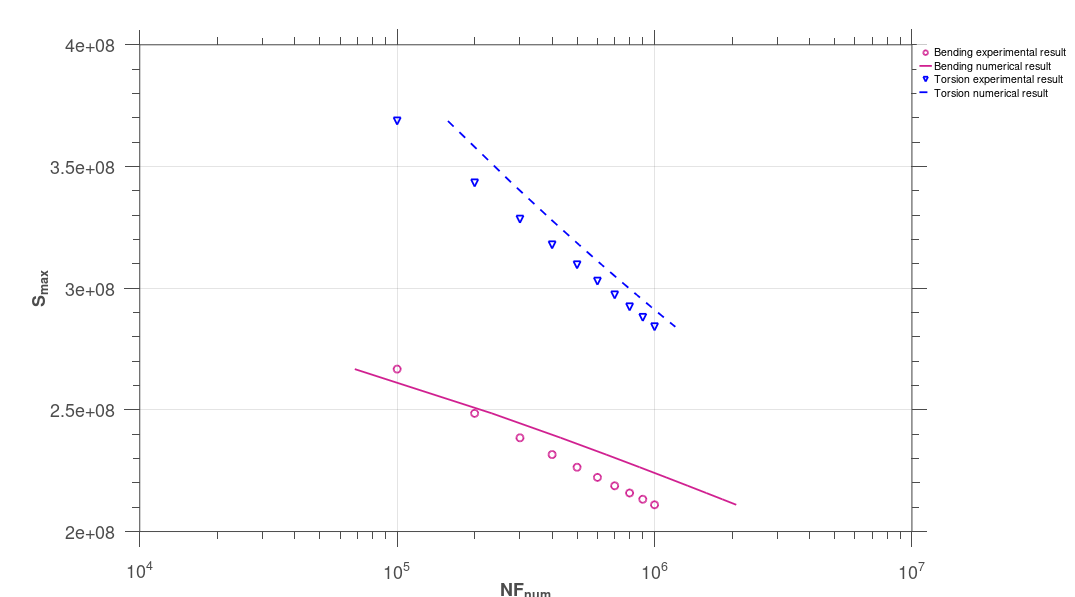

Write the MATLAB code that produced this figure. (Note: this script raises an error after producing the figure.)
clc;
clear;
close all;
% steel 10HNAP data from Jabbado thesis
%-------------------------------------------------bending--------------------------------
y=1080e6;
k=800e6;
E=215e9;
nu=0.3;                     %poisson's ratio
a=0.1;
W0=20e7;
lam=5.7;
b=2.8;
fb=b;
m=0;                     %mean tension
%---------------a b correspond to high and low bounds of cyclic load, 1 2
%correspond to  different parameters comparison------------------
NFben=[1.00E+05
2.00E+05
3.00E+05
4.00E+05
5.00E+05
6.00E+05
7.00E+05
8.00E+05
9.00E+05
1.00E+06] ;
stressben=1e6.*[326.69
304.42
292.11
283.68
277.30
272.20
267.96
264.34
261.19
258.41];%to get Smaxben
n=1;
while n<length(stressben)+1
hydromax=1/3*sum(stressben(n)+m +0+0);
hydromin=1/3*sum(-stressben(n)+m +0+0);
hydromean=1/2*sqrt(hydromax^2+hydromin^2);
devmax=[stressben(n)+m 0 0 ;0 0  0 ;0 0 0 ]-hydromax*eye(3);
devmin=[-stressben(n)+m 0 0 ;0 0 0 ;0 0 0 ]-hydromin*eye(3);
devmean=1/2*(norm(devmax,'fro')+norm(devmin,'fro'));
Smaxben_m(n)=norm(devmean,'fro');
%--------to get average smin--------
yield_min=y-lam.*hydromax;
Smaxbenmax(n)=norm(devmax,'fro');
sminmin(n)=yield_min.*Smaxbenmax(n).^-1;

yield_max=y-lam.*hydromin;
Smaxbenmin(n)=norm(devmin,'fro');
sminmax(n)=yield_max.*Smaxbenmin(n).^-1;

yield_m(n)=(yield_min+yield_max)/2;
alphamax(n)=(1-a.*(sminmax(n)-1).^-fb);
alphamin(n)=(1-a.*(sminmin(n)-1).^-fb);
alpben_m(n)=(alphamax(n)+alphamin(n))/2;

n=n+1;
end
%control lam to make min(sminmin)>1
min(sminmin)
%--------use average smin to get NF--------
NFben_num=(1-alpben_m).^-1*W0*E*(E+k*nu)*b*(b+1)*((4*(E-k)*(1+nu)*(b-1)))^-1.*yield_m.^(b-1).*Smaxben_m.^(-b-1);

%-------------------------------------------------torsion--------------------------------
NFtor=NFben;
stresstor=1e6.*[260.70
242.70
232.17
224.70
218.90
214.16
210.16
206.69
203.63
200.90];%to get Smaxtor
n=1;
while n<length(stresstor)+1
hydromax=1/3*sum(m +0+0);
hydromin=1/3*sum(m +0+0);
hydromean=1/2*sqrt(hydromax^2+hydromin^2);
devmax=[m stresstor(n) 0 ;stresstor(n) 0  0 ;0 0 0 ]-hydromax*eye(3);
devmin=[m stresstor(n) 0 ;stresstor(n) 0 0 ;0 0 0 ]-hydromin*eye(3);
devmean=1/2*(norm(devmax,'fro')+norm(devmin,'fro'));
Smaxtor_m(n)=norm(devmean,'fro');
%--------to get average smin--------
yield_min=y-lam.*hydromax;
Smaxtormax(n)=norm(devmax,'fro');
sminmin(n)=yield_min.*Smaxtormax(n).^-1;

yield_max=y-lam.*hydromin;
Smaxtormin(n)=norm(devmin,'fro');
sminmax(n)=yield_max.*Smaxtormin(n).^-1;

yieldtor_m(n)=(yield_min+yield_max)/2;
alphamax(n)=(1-a.*(sminmax(n)-1).^-fb);
alphamin(n)=(1-a.*(sminmin(n)-1).^-fb);
alptor_m(n)=(alphamax(n)+alphamin(n))/2;

n=n+1;
end
%control lam to make min(sminmin)>1
min(sminmin)
%--------use average smin to get NF--------
NFtor_num=(1-alptor_m).^-1*W0*E*(E+k*nu)*b*(b+1)*((4*(E-k)*(1+nu)*(b-1)))^-1.*yieldtor_m.^(b-1).*Smaxtor_m.^(-b-1);

figure(1);
ben_exp=semilogx(NFben,Smaxben_m,'o','MarkerSize',12,'LineWidth', 3,'MarkerEdgeColor',[208 32 144]/255, 'MarkerFaceColor','none');
hold on;
tor_exp=semilogx(NFtor,Smaxtor_m,'v','MarkerSize',12,'LineWidth', 3,'MarkerEdgeColor','b', 'MarkerFaceColor','none');
ben_num=semilogx(NFben_num,Smaxben_m,'-','color',[208 32 144]/255,'LineWidth', 3);
tor_num=semilogx(NFtor_num,Smaxtor_m,'--b','LineWidth', 3);
set(gca ,'FontSize',30);
hXLabel = xlabel('NF_{num}','Fontsize',30, 'FontWeight' , 'bold');
hYLabel = ylabel('S_{max}','Fontsize',30, 'FontWeight' , 'bold');
hLegend=legend([ben_exp,ben_num,tor_exp,tor_num],...
    'Bending experimental result','Bending numerical result',...
    'Torsion experimental result','Torsion numerical result','location','bestoutside');
set(hLegend, 'FontSize', 18);
set(hLegend,'Box','on');
set(hLegend,'EdgeColor',[1 1 1]); %set the edge colour of the legend to white 
% Adjust font
set(gca, 'FontName', 'Helvetica')
% Adjust axes properties
set(gca, 'Box', 'on', 'TickDir', 'out', 'TickLength', [.02 .02], ...
    'XMinorTick', 'on', 'YMinorTick', 'on', 'YGrid', 'on', 'XGrid', 'on',...
    'XColor', [.3 .3 .3], 'YColor', [.3 .3 .3], ...
    'LineWidth', 1)
set(gcf,'color','w'); %set figure background transparent
set(gca,'color','w'); %set axis transparent
% Maximize print figure
set(gcf,'outerposition',get(0,'screensize'));
set(gcf, 'PaperPositionMode', 'manual');
set(gcf, 'PaperUnits', 'points'); %[ {inches} | centimeters | normalized | points ]
set(gcf, 'PaperPosition', [0 0 1800 1000]); %set(gcf,'PaperPosition',[left,bottom,width,height])

%% 
figure(2);
err_ben = loglog(NFben,NFben_num,'o','MarkerSize',12,'LineWidth', 3,'MarkerEdgeColor',[208 32 144]/255, 'MarkerFaceColor','none');
hold on;
err_tor = loglog(NFtor,NFtor_num,'v','MarkerSize',12,'LineWidth', 3,'MarkerEdgeColor','b', 'MarkerFaceColor','none');
set(gca ,'FontSize',30);
hXLabel = xlabel('NF_{exp}','Fontsize',30, 'FontWeight' , 'bold');
hYLabel = ylabel('NF_{num}','Fontsize',30, 'FontWeight' , 'bold');
x=1e4:1000:1e8;
y0=x;
hold on;
py0=loglog(x,y0,'k','LineWidth',3);
y1=2.*x;
y2=0.5.*x;
py1=loglog(x,y1, '--k','LineWidth',3);
py2=loglog(x,y2, '--k','LineWidth',3);
axis equal;
axis([1e4 1e7 1e4 1e7]);
set(gca,'xtick',[1e4 1e5 1e6 1e7]); 
set(gca,'ytick',[1e4 1e5 1e6 1e7]); 
hLegend=legend([err_ben,err_tor],...
    'Bending test on 10HNAP(R=-1)','Torsion test on 10HNAP(R=-1)',...
   'location','bestoutside');
set(hLegend, 'FontSize', 18);
set(hLegend,'Box','on');
set(hLegend,'EdgeColor',[1 1 1]); %set the edge colour of the legend to white 
% Adjust font
set(gca, 'FontName', 'Helvetica')
% Adjust axes properties
set(gca, 'Box', 'on', 'TickDir', 'out', 'TickLength', [.02 .02], ...
    'XMinorTick', 'on', 'YMinorTick', 'on', 'YGrid', 'on', 'XGrid', 'on',...
    'XColor', [.3 .3 .3], 'YColor', [.3 .3 .3], ...
    'LineWidth', 1)
set(gcf,'color','w'); %set figure background transparent
set(gca,'color','w'); %set axis transparent
% Maximize print figure
set(gcf,'outerposition',get(0,'screensize'));
set(gcf, 'PaperPositionMode', 'manual');
set(gcf, 'PaperUnits', 'points'); %[ {inches} | centimeters | normalized | points ]
set(gcf, 'PaperPosition', [0 0 1800 1000]); %set(gcf,'PaperPosition',[left,bottom,width,height])
% figure(1);
% saveas(gcf,'F:\Git\Anew\figures\bt1D_10HNAP_sn.png');
% figure(2);
% saveas(gcf,'F:\Git\Anew\figures\bt1D_10HNAP_err1.png');

sp=actxserver('SAPI.SpVoice');
sp.Speak('done done done');

% figure(3);
% plot(Smaxben,'b')
% hold on 
% plot(Smaxtor,'r')
